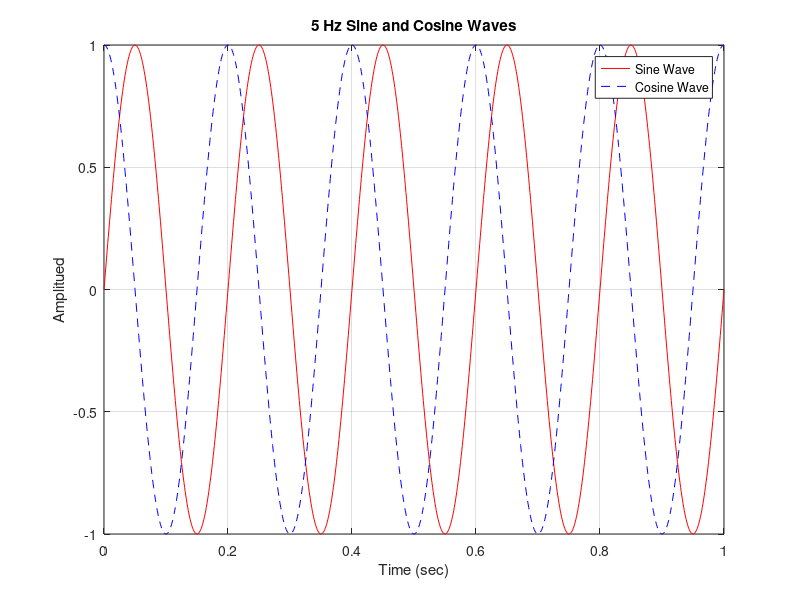

MATLAB code for this plot:
clear; close all; clc;

t = 0 : 0.001 : 1;
f = 5;          % frequency
s = sin(2 * pi * f * t);
c = cos(2 * pi * f * t);

% Plot 2 signals into one figure page
h1 = plot(t, s, 'r');        % plot sine wave in red color
hold on;                % ensures the next line will not erase this figure
h2 = plot(t, c, 'b--');      % plot cosine wave in blue doted color

% Axes Labelling
xlabel('Time (sec)');
ylabel('Amplitued');

title('5 Hz Sine and Cosine Waves');
grid on;
% Legend
legend([h1, h2], 'Sine Wave', 'Cosine Wave')
